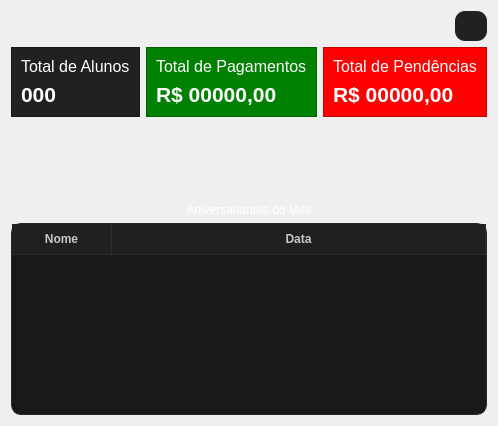
      <widget class="QWidget" name="page_home">
       <layout class="QVBoxLayout" name="verticalLayout_21">
        <item>
         <layout class="QHBoxLayout" name="horizontalLayout_11">
          <item>
           <spacer name="horizontalSpacer_5">
            <property name="orientation">
             <enum>Qt::Orientation::Horizontal</enum>
            </property>
            <property name="sizeHint" stdset="0">
             <size>
              <width>40</width>
              <height>20</height>
             </size>
            </property>
           </spacer>
          </item>
          <item>
           <widget class="QPushButton" name="refresh_home_btn">
            <property name="minimumSize">
             <size>
              <width>30</width>
              <height>30</height>
             </size>
            </property>
            <property name="styleSheet">
             <string notr="true">QPushButton {
    background-color: rgb(33, 33, 33);
	border-radius: 10px;
}</string>
            </property>
            <property name="text">
             <string/>
            </property>
            <property name="icon">
             <iconset>
              <normaloff>../../icons/refresh_white.png</normaloff>../../icons/refresh_white.png</iconset>
            </property>
           </widget>
          </item>
         </layout>
        </item>
        <item>
         <layout class="QHBoxLayout" name="horizontalLayout_7">
          <item>
           <widget class="QFrame" name="frame_total">
            <property name="styleSheet">
             <string notr="true">background-color: rgb(33, 33, 33);</string>
            </property>
            <property name="frameShape">
             <enum>QFrame::Shape::StyledPanel</enum>
            </property>
            <property name="frameShadow">
             <enum>QFrame::Shadow::Raised</enum>
            </property>
            <layout class="QVBoxLayout" name="verticalLayout_8">
             <item>
              <widget class="QLabel" name="label">
               <property name="font">
                <font>
                 <pointsize>12</pointsize>
                </font>
               </property>
               <property name="styleSheet">
                <string notr="true">color: rgb(255, 255, 255);</string>
               </property>
               <property name="text">
                <string>Total de Alunos</string>
               </property>
              </widget>
             </item>
             <item>
              <widget class="QLabel" name="total_num">
               <property name="font">
                <font>
                 <pointsize>16</pointsize>
                 <bold>true</bold>
                </font>
               </property>
               <property name="styleSheet">
                <string notr="true">color: rgb(255, 255, 255);</string>
               </property>
               <property name="text">
                <string>000</string>
               </property>
              </widget>
             </item>
            </layout>
           </widget>
          </item>
          <item>
           <widget class="QFrame" name="frame_paied">
            <property name="styleSheet">
             <string notr="true">background-color: green;</string>
            </property>
            <property name="frameShape">
             <enum>QFrame::Shape::StyledPanel</enum>
            </property>
            <property name="frameShadow">
             <enum>QFrame::Shadow::Raised</enum>
            </property>
            <layout class="QVBoxLayout" name="verticalLayout_9">
             <item>
              <widget class="QLabel" name="label_6">
               <property name="font">
                <font>
                 <pointsize>12</pointsize>
                </font>
               </property>
               <property name="styleSheet">
                <string notr="true">color: rgb(255, 255, 255);</string>
               </property>
               <property name="text">
                <string>Total de Pagamentos</string>
               </property>
              </widget>
             </item>
             <item>
              <widget class="QLabel" name="paied_num">
               <property name="font">
                <font>
                 <pointsize>16</pointsize>
                 <bold>true</bold>
                </font>
               </property>
               <property name="styleSheet">
                <string notr="true">color: rgb(255, 255, 255);</string>
               </property>
               <property name="text">
                <string>R$ 00000,00</string>
               </property>
              </widget>
             </item>
            </layout>
           </widget>
          </item>
          <item>
           <widget class="QFrame" name="frame_peding">
            <property name="styleSheet">
             <string notr="true">background-color: rgb(255, 0, 0);</string>
            </property>
            <property name="frameShape">
             <enum>QFrame::Shape::StyledPanel</enum>
            </property>
            <property name="frameShadow">
             <enum>QFrame::Shadow::Raised</enum>
            </property>
            <layout class="QVBoxLayout" name="verticalLayout_10">
             <item>
              <widget class="QLabel" name="label_23232">
               <property name="font">
                <font>
                 <pointsize>12</pointsize>
                </font>
               </property>
               <property name="styleSheet">
                <string notr="true">color: rgb(255, 255, 255);</string>
               </property>
               <property name="text">
                <string>Total de Pendências</string>
               </property>
              </widget>
             </item>
             <item>
              <widget class="QLabel" name="peding_num">
               <property name="font">
                <font>
                 <pointsize>16</pointsize>
                 <bold>true</bold>
                </font>
               </property>
               <property name="styleSheet">
                <string notr="true">color: rgb(255, 255, 255);</string>
               </property>
               <property name="text">
                <string>R$ 00000,00</string>
               </property>
              </widget>
             </item>
            </layout>
           </widget>
          </item>
         </layout>
        </item>
        <item>
         <layout class="QHBoxLayout" name="horizontalLayout_9">
          <item>
           <spacer name="horizontalSpacer_6">
            <property name="orientation">
             <enum>Qt::Orientation::Horizontal</enum>
            </property>
            <property name="sizeHint" stdset="0">
             <size>
              <width>40</width>
              <height>20</height>
             </size>
            </property>
           </spacer>
          </item>
          <item>
           <layout class="QVBoxLayout" name="verticalLayout_12">
            <item>
             <spacer name="verticalSpacer_3">
              <property name="orientation">
               <enum>Qt::Orientation::Vertical</enum>
              </property>
              <property name="sizeHint" stdset="0">
               <size>
                <width>20</width>
                <height>40</height>
               </size>
              </property>
             </spacer>
            </item>
            <item>
             <layout class="QHBoxLayout" name="payment_pie_layout"/>
            </item>
            <item>
             <spacer name="verticalSpacer_2">
              <property name="orientation">
               <enum>Qt::Orientation::Vertical</enum>
              </property>
              <property name="sizeHint" stdset="0">
               <size>
                <width>20</width>
                <height>40</height>
               </size>
              </property>
             </spacer>
            </item>
           </layout>
          </item>
          <item>
           <layout class="QVBoxLayout" name="verticalLayout_13">
            <item>
             <spacer name="verticalSpacer_5">
              <property name="orientation">
               <enum>Qt::Orientation::Vertical</enum>
              </property>
              <property name="sizeHint" stdset="0">
               <size>
                <width>20</width>
                <height>40</height>
               </size>
              </property>
             </spacer>
            </item>
            <item>
             <layout class="QHBoxLayout" name="pie_layout"/>
            </item>
            <item>
             <spacer name="verticalSpacer_4">
              <property name="orientation">
               <enum>Qt::Orientation::Vertical</enum>
              </property>
              <property name="sizeHint" stdset="0">
               <size>
                <width>20</width>
                <height>40</height>
               </size>
              </property>
             </spacer>
            </item>
           </layout>
          </item>
          <item>
           <layout class="QVBoxLayout" name="verticalLayout_20">
            <item>
             <spacer name="verticalSpacer_6">
              <property name="orientation">
               <enum>Qt::Orientation::Vertical</enum>
              </property>
              <property name="sizeHint" stdset="0">
               <size>
                <width>20</width>
                <height>40</height>
               </size>
              </property>
             </spacer>
            </item>
            <item>
             <layout class="QHBoxLayout" name="column_layout"/>
            </item>
            <item>
             <spacer name="verticalSpacer_7">
              <property name="orientation">
               <enum>Qt::Orientation::Vertical</enum>
              </property>
              <property name="sizeHint" stdset="0">
               <size>
                <width>20</width>
                <height>40</height>
               </size>
              </property>
             </spacer>
            </item>
           </layout>
          </item>
          <item>
           <spacer name="horizontalSpacer_12">
            <property name="orientation">
             <enum>Qt::Orientation::Horizontal</enum>
            </property>
            <property name="sizeHint" stdset="0">
             <size>
              <width>40</width>
              <height>20</height>
             </size>
            </property>
           </spacer>
          </item>
         </layout>
        </item>
        <item>
         <layout class="QHBoxLayout" name="horizontalLayout_10">
          <item>
           <layout class="QVBoxLayout" name="verticalLayout_11">
            <item>
             <widget class="QLabel" name="label_8">
              <property name="styleSheet">
               <string notr="true">color: rgb(255, 255, 255);</string>
              </property>
              <property name="text">
               <string>Aniversariantes do Mês</string>
              </property>
              <property name="alignment">
               <set>Qt::AlignmentFlag::AlignCenter</set>
              </property>
             </widget>
            </item>
            <item>
             <widget class="QTableWidget" name="table_birthday">
              <property name="styleSheet">
               <string notr="true">/* QTableWidget / QTableView - Dark Modern */

QTableWidget {
    background-color: rgb(24, 24, 24);
    color: rgb(220, 220, 220);
    gridline-color: rgb(45, 45, 45);
    border: 1px solid rgb(40, 40, 40);
    border-radius: 10px;
    font-size: 13px;
    selection-background-color: rgb(52, 120, 180);
    selection-color: white;
}

/* Linhas alternadas */
QTableWidget::item:alternate {
    background-color: rgb(28, 28, 28);
}

/* Hover */
QTableWidget::item:hover {
    background-color: rgb(40, 40, 40);
}

/* Selecionado */
QTableWidget::item:selected {
    background-color: rgb(52, 120, 180);
    color: white;
}

/* Header horizontal */
QHeaderView::section {
    background-color: rgb(32, 32, 32);
    color: rgb(200, 200, 200);
    padding: 6px;
    border: none;
    border-bottom: 1px solid rgb(45, 45, 45);
    border-right: 1px solid rgb(45, 45, 45);
    font-weight: bold;
}

/* Header hover */
QHeaderView::section:hover {
    background-color: rgb(38, 38, 38);
}

/* Scrollbars minimalistas */
QScrollBar:vertical {
    background: rgb(24, 24, 24);
    width: 10px;
    margin: 0;
}

QScrollBar::handle:vertical {
    background: rgb(60, 60, 60);
    border-radius: 5px;
    min-height: 20px;
}

QScrollBar::handle:vertical:hover {
    background: rgb(90, 90, 90);
}

QScrollBar::add-line,
QScrollBar::sub-line {
    height: 0;
}

/* Foco discreto */
QTableWidget:focus {
    outline: none;
}
</string>
              </property>
              <property name="editTriggers">
               <set>QAbstractItemView::EditTrigger::NoEditTriggers</set>
              </property>
              <property name="selectionMode">
               <enum>QAbstractItemView::SelectionMode::NoSelection</enum>
              </property>
              <attribute name="horizontalHeaderStretchLastSection">
               <bool>true</bool>
              </attribute>
              <attribute name="verticalHeaderVisible">
               <bool>false</bool>
              </attribute>
              <attribute name="verticalHeaderHighlightSections">
               <bool>false</bool>
              </attribute>
              <attribute name="verticalHeaderStretchLastSection">
               <bool>false</bool>
              </attribute>
              <column>
               <property name="text">
                <string>Nome</string>
               </property>
              </column>
              <column>
               <property name="text">
                <string>Data</string>
               </property>
              </column>
             </widget>
            </item>
           </layout>
          </item>
         </layout>
        </item>
       </layout>
      </widget>
